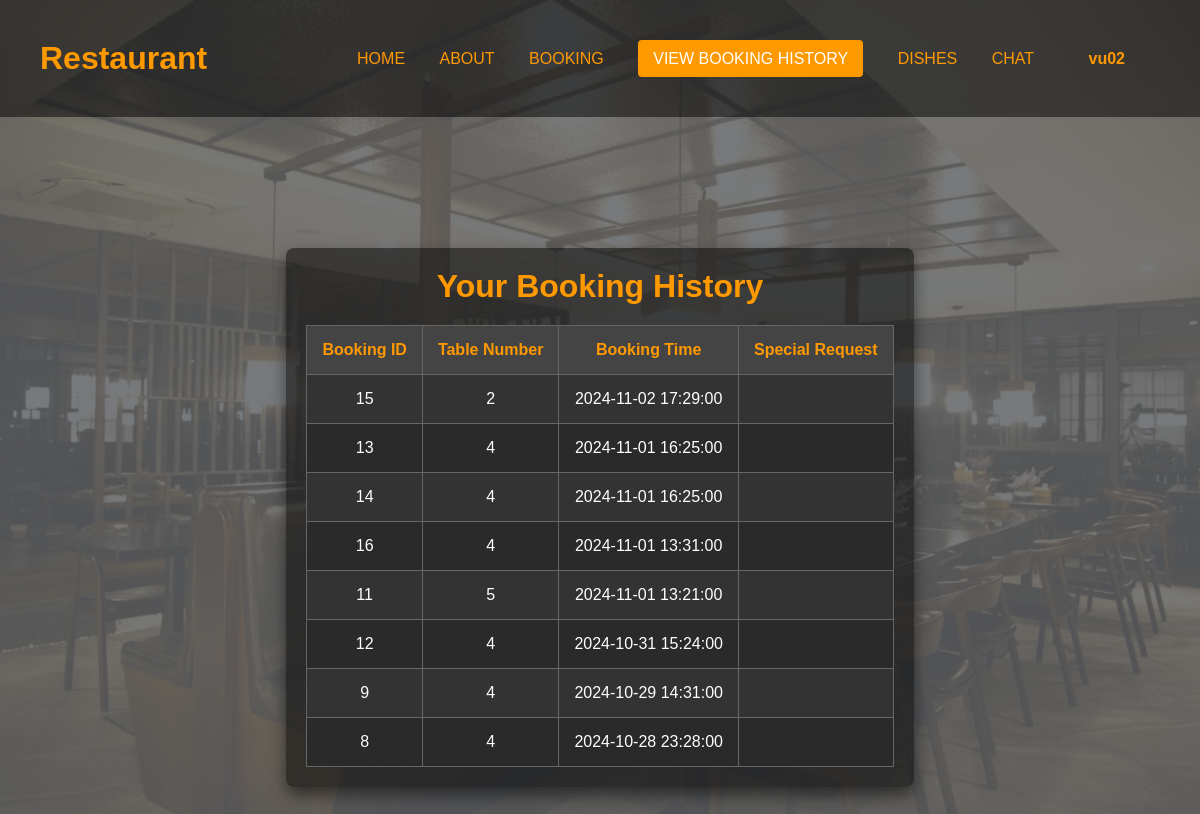
Before: /user_interface/history2.php (signed in) with the older database file.
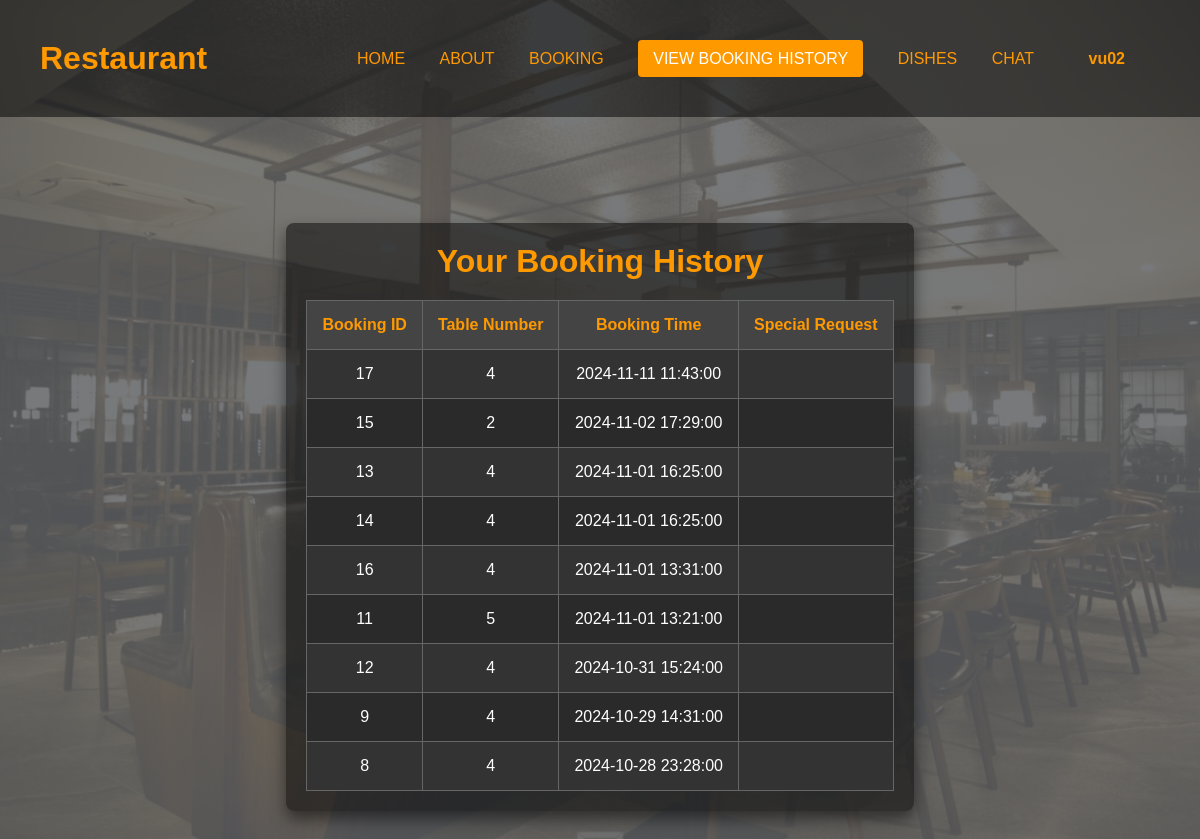
After: the same page with the newer database file.
### tables this page shows
CREATE TABLE `booking_history` (
  `booking_id` int(11) NOT NULL,
  `user_id` int(11) DEFAULT NULL,
  `booking_code` varchar(50) DEFAULT NULL,
  `booking_time` datetime DEFAULT NULL,
  `booking_day` date DEFAULT NULL,
  `table_id` int(11) DEFAULT NULL,
  `special_request` text DEFAULT NULL,
  `table_number` varchar(11) NOT NULL
);

CREATE TABLE `restaurant_table` (
  `table_id` int(11) NOT NULL,
  `table_number` int(11) NOT NULL,
  `status` varchar(20) DEFAULT 'empty',
  `user_id` int(11) DEFAULT NULL
);

### user_interface/history2.php (the view, shortened to what this page needs)
<?php
include 'config/config.php';
if (isset($_SESSION['user_name'])) {
    $userName = $_SESSION['user_name'];
} else {
    $userName = "USER";
}
$user_id = $_SESSION['user_id'];
$sql = "SELECT b.booking_id, t.table_number, b.booking_time, b.special_request
        FROM booking_history b
        JOIN restaurant_table t ON b.table_id = t.table_id
        WHERE b.user_id = ?
        ORDER BY b.booking_time DESC";
$stmt = $mysqli->prepare($sql);
$stmt->bind_param("i", $user_id);
$stmt->execute();
$result = $stmt->get_result();
?>
<!DOCTYPE html>
<html lang="en">
<head>
    <link rel="stylesheet" href="history2.css">
</head>
<body>
    <div class="navbar">
        <div class="logo">
            <h1 style="color: #ff9900;">Restaurant</h1>
        </div>
        <div class="nav-links">
            <a href="HomePage.php">HOME</a>
            <a href="about.php">ABOUT</a>
            <a href="booking.php">BOOKING</a>
            <a href="history2.php">VIEW BOOKING HISTORY</a>
            <a href="order.php">DISHES</a>
            <a href="../chat.php">CHAT</a>
            <div class="dropdown">
                <a href="#" class="user-btn"><?php echo htmlspecialchars($userName); ?></a>
            </div>
        </div>
    </div>
    <div class="history-content-a">
       <div class="history-content">
            <h2>Your Booking History</h2>
                <?php if ($result->num_rows > 0): ?>
                    <table>
                        <thead>
                            <tr>
                                <th>Booking ID</th>
                                <th>Table Number</th>
                                <th>Booking Time</th>
                                <th>Special Request</th>
                            </tr>
                        </thead>
                        <tbody>
                            <?php while ($row = $result->fetch_assoc()): ?>
                                <tr>
                                    <td><?php echo htmlspecialchars($row['booking_id']); ?></td>
                                    <td><?php echo htmlspecialchars($row['table_number']); ?></td>
                                    <td><?php echo htmlspecialchars($row['booking_time']); ?></td>
                                    <td><?php echo htmlspecialchars($row['special_request']); ?></td>
                                </tr>
                            <?php endwhile; ?>
                        </tbody>
                    </table>
                <?php else: ?>
                    <p>You have no booking history.</p>
                <?php endif; ?>
        </div>
    </div>
</body>
</html>

Changed rows visible on the page:
added booking_history: booking_id "17", table.table_number "4", booking_time "2024-11-11 11:43:00"
